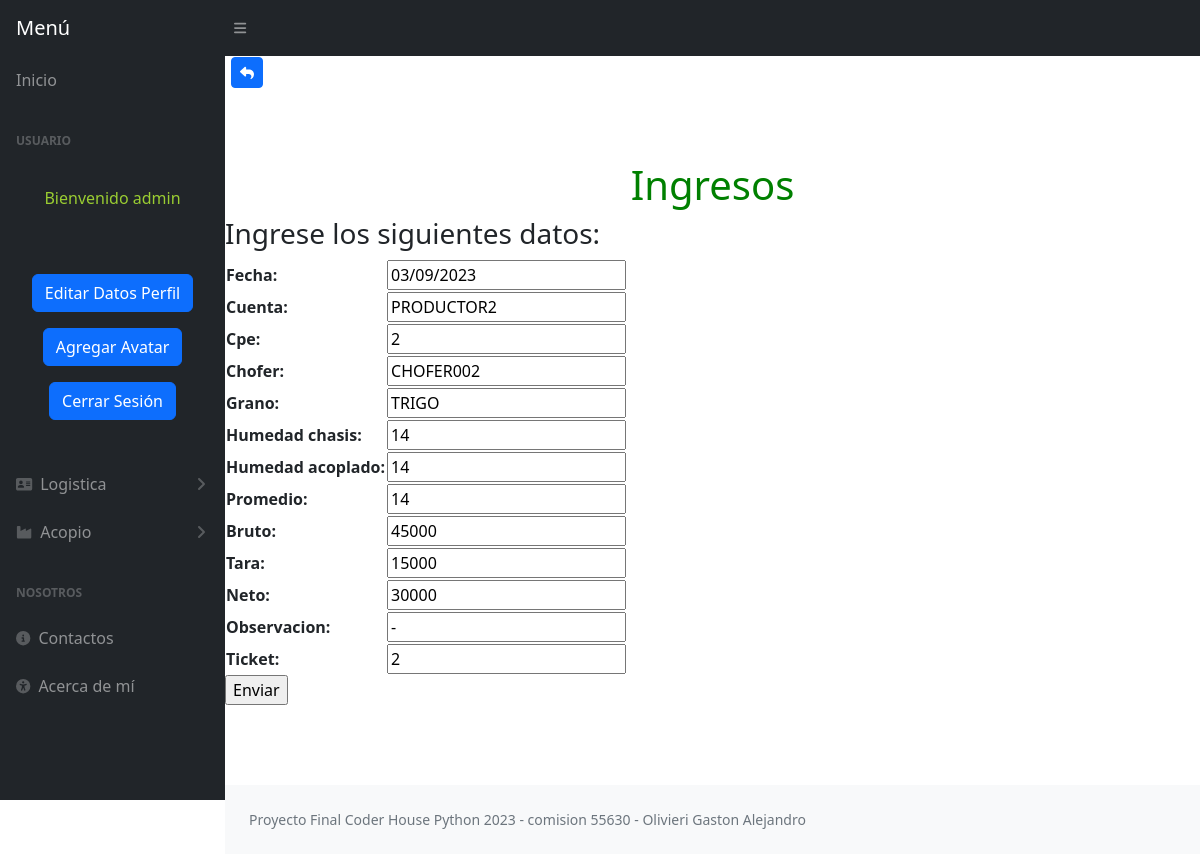
Screenshot of /update_ingresos/2/ (signed in) with the database file from the repository.
### aplicacion1/models.py (models this page shows, shortened)
class Ingreso(models.Model):
    fecha = models.CharField(max_length=10, blank=False)
    cuenta = models.CharField(max_length=100, blank=False)
    cpe = models.IntegerField(blank=False)
    chofer = models.CharField(max_length=100, blank=False)
    grano = models.CharField(max_length=10, blank=False)
    humedad_chasis = models.CharField(max_length=5, blank=False)
    humedad_acoplado = models.CharField(max_length=5, blank=False)
    promedio = models.CharField(max_length=5, blank=False)
    bruto = models.IntegerField()
    tara = models.IntegerField()
    neto = models.IntegerField()
    observacion = models.CharField(max_length=250)
    ticket = models.IntegerField()
    class Meta:
        verbose_name = "Ingreso"
        verbose_name_plural = "Ingresos"

### aplicacion1/views.py (the view)
# urls.py: path('update_ingresos/<int:pk>/', IngresoUpdate.as_view(), name="update_ingresos" ),
class IngresoUpdate(LoginRequiredMixin, UpdateView):
    model = Ingreso
    fields = ['fecha', 'cuenta', 'cpe', 'chofer', 'grano', 'humedad_chasis', 'humedad_acoplado', 'promedio', 'bruto', 'tara', 'neto', 'observacion', 'ticket' ]
    success_url = reverse_lazy('ingresos')

### aplicacion1/templates/aplicacion1/ingreso_form.html (shortened to what this page needs)
{% extends 'aplicacion1/base.html' %}
{% load static %}
{% block Atras %}
<table>
    <tr>
        <td width="5">
        </td>
        <td>
            <a
            href="{% url 'ingresos' %}"
            class="btn btn-primary btn-sm"
            ><i class="fa-solid fa-reply"></i>
            </a>
        </td>
    </tr>
</table>
{% endblock Atras %}
{% block Titulo %}
<div class="text-center t">
    <br>
    <br>
    <br>
    <h1 style="color: green;">Ingresos</h1>
</div>
{% endblock Titulo %}
{% block Contenido %}
<h3>Ingrese los siguientes datos:</h3>
    <form action="" method="POST">
        <table>
            {{ form.as_table }}
        </table>
        <input type="submit" value="Enviar">
    </form>
{% endblock Contenido %}
{% block Observacion %}
<div class="text-center">
    <br>
    <br>
    <br>
</div>
{% endblock Observacion %}

### aplicacion1/templates/aplicacion1/base.html (shortened to what this page needs)
<!DOCTYPE html>
<html lang="en">
    <head>
        {% load static %}
        <link href="https://cdn.jsdelivr.net/npm/simple-datatables@7.1.2/dist/style.min.css" rel="stylesheet" />
        <link href="{% static 'aplicacion1/css/styles.css' %}" rel="stylesheet" />
    </head>
    <body class="sb-nav-fixed">
        <nav class="sb-topnav navbar navbar-expand navbar-dark bg-dark">
            <a class="navbar-brand ps-3">Menú</a>
            <button class="btn btn-link btn-sm order-1 order-lg-0 me-4 me-lg-0" id="sidebarToggle" href="#"><i class="fas fa-bars"></i></button>
        </nav>
        <div id="layoutSidenav">
            <div id="layoutSidenav_nav">
                <nav class="sb-sidenav accordion sb-sidenav-dark" id="sidenavAccordion">
                    <div class="sb-sidenav-menu">
                        <div class="nav">
                            <a class="nav-link" href="{% url 'inicio' %}">Inicio</a>
                            <div class="sb-sidenav-menu-heading">USUARIO</div>
                            {% if user.is_authenticated %}
                                    <br>
                                    <div class="text-center">
                                        <p style="color:yellowgreen">Bienvenido {{user.username}}</p>
                                        <div class="text-center">
                                        </div>
                                        <br>
                                        <p><a class="btn btn-primary" href="{% url 'editar_perfil' %}">Editar Datos Perfil</a></p>
                                        <p><a class="btn btn-primary" href="{% url 'nuevoAvatar' %}">Agregar Avatar</a></p>
                                        <p><a class="btn btn-primary" href="{% url 'logout' %}">Cerrar Sesión</a></p>
                                    </div>
                                    <br>
                                    <a class="nav-link collapsed" href="#" data-bs-toggle="collapse" data-bs-target="#collapseLayouts" aria-expanded="false" aria-controls="collapseLayouts">
                                        <div class="sb-nav-link-icon"><i class="fa-solid fa-address-card"></i></div>
                                        Logistica
                                        <div class="sb-sidenav-collapse-arrow"><i class="fas fa-angle-down"></i></div>
                                    </a>
                            <a class="nav-link collapsed" href="#" data-bs-toggle="collapse" data-bs-target="#collapsePages" aria-expanded="false" aria-controls="collapsePages">
                                        <div class="sb-nav-link-icon"><i class="fa-solid fa-industry"></i></div>
                                        Acopio
                                        <div class="sb-sidenav-collapse-arrow"><i class="fas fa-angle-down"></i></div>
                                    </a>
                            {% endif %}
                            <div class="sb-sidenav-menu-heading">Nosotros</div>
                            <a class="nav-link" href="{% url 'contactos' %}">
                                <div class="sb-nav-link-icon"><i class="fa-solid fa-circle-info"></i></div>
                                Contactos
                            </a>
                            <a class="nav-link" href="{% url 'AcercaDeMi' %}">
                                <div class="sb-nav-link-icon"><i class="fa-solid fa-universal-access"></i></div>
                                Acerca de mí
                            </a>
                        </div>
                    </div>
                </nav>
            </div>
            <div id="layoutSidenav_content">
                {% block Atras %}
                {% endblock Atras %}
                {% block Titulo %}
                {% endblock Titulo %}
                {% block Contenido %}
                {% endblock Contenido %}
                {% block Observacion %}
                {% endblock Observacion %}
                <footer class="py-4 bg-light mt-auto">
                    <div class="container-fluid px-4">
                        <div class="d-flex align-items-center justify-content-between small">
                            <div class="text-muted">Proyecto Final Coder House Python 2023 - comision 55630 - Olivieri Gaston Alejandro</div>
                        </div>
                    </div>
                </footer>
            </div>
        </div>
    </body>
</html>

### rows the page displays
Ingreso: fecha "03/09/2023", cuenta "PRODUCTOR2", cpe "2", chofer "CHOFER002", grano "TRIGO", humedad_chasis "14", humedad_acoplado "14", promedio "14", bruto "45000", tara "15000", neto "30000", observacion "-", ticket "2"

### other values shown
{{ user.username }} "admin"
